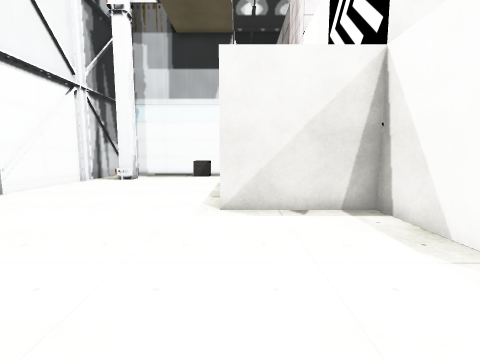
View 1 (above)

12 first-person views from a walk through a 3-D level made in the Unity game engine. The camera is 1.4 m above the floor, tilts 6° down and sees 90° across. The floor is counted in squares, 1 m on a side. Each view is taken from the middle of a square. On the plan, view 1 faces up. The plan holds only what a view shows up to about 13 squares ahead; the rest is blank. The place goes on beyond the plan. The player character is not drawn. Door leaves are left out, so doorways stand open. Some surface patterns are stand-ins.

View 2
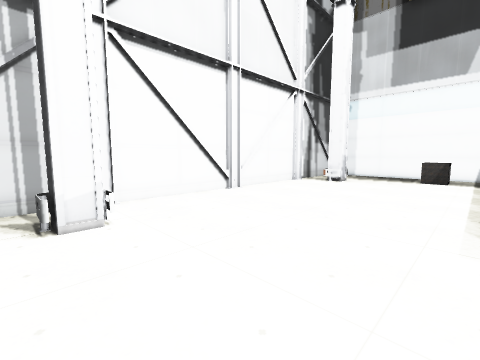

View 3
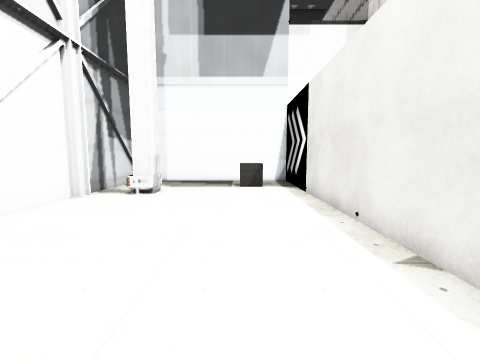

View 4
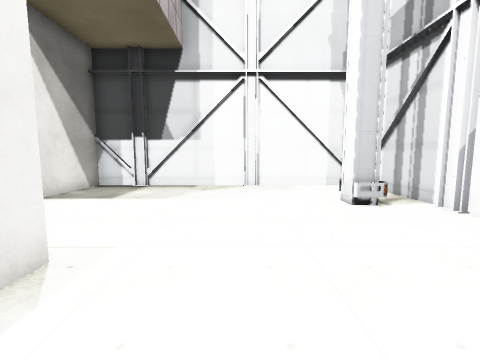

View 5
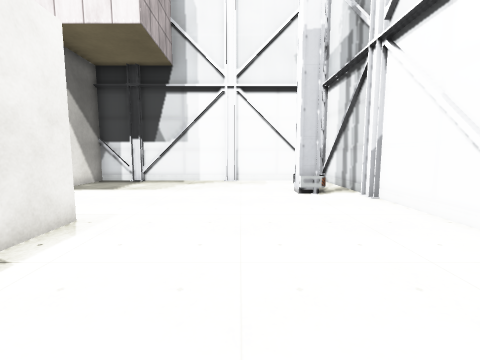

View 6
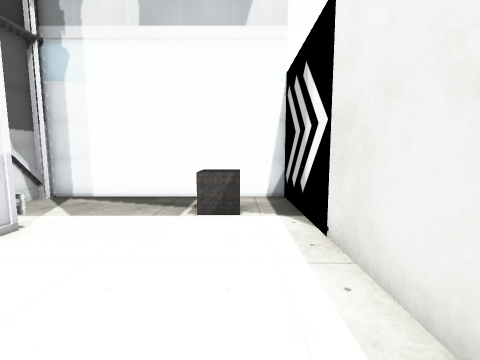

View 7
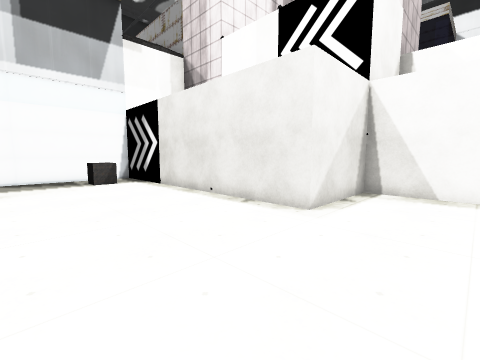

View 8
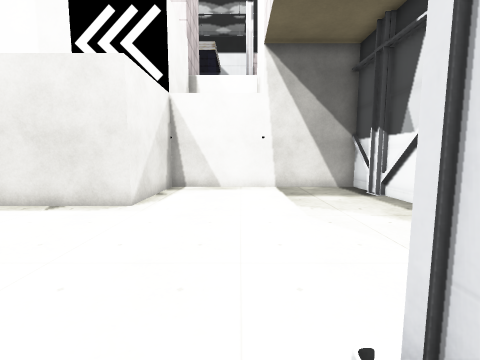

View 9
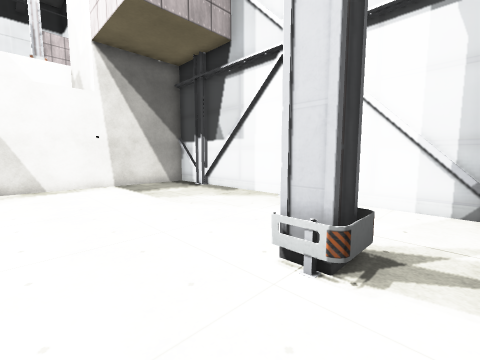

View 10
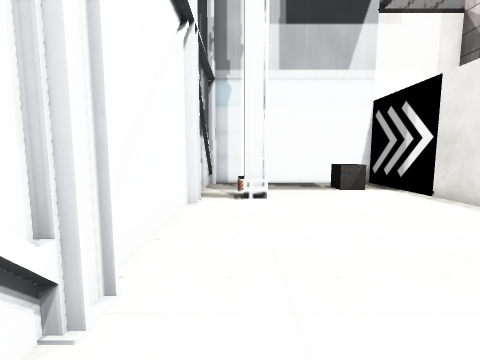

View 11
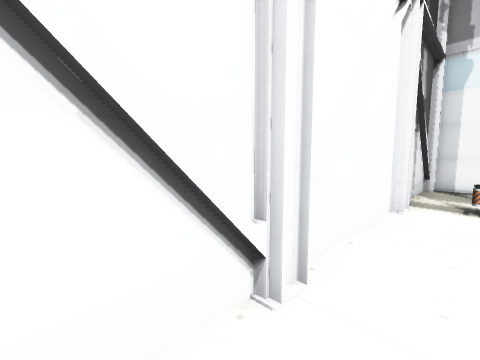

View 12
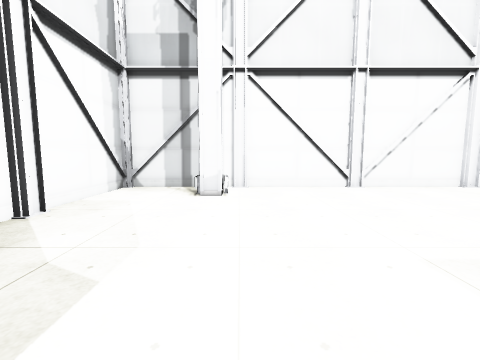

### Floor plan
Key: @ floor where view 1 was taken; # wall or solid block; . floor; O other object.
Columns run from 9 left of view 1 to 4 right of it. Each row starts with its distance up from view 1.
 18 #########
 17 ##.......O
 16 #.....OO.O
 15 #........O
 14 #.#......#
 13 #........#
 12 #........#
 11 #........#
 10 #........#
  9 ##.......O
  8 ##.......O
  7 ##.......O
  6 #........##OO#
  5 #............O
  4 #............O
  3 #............O
  2 #.#..........#
  1 #............O
  0 #........@...O
 -1 ##...........O
 -2 #############O

Positions as (right, up) in squares from view 1, and headings:
1: (0, 0), facing up
2: (-1, 1), facing up-left
3: (-3, 5), facing up
4: (-3, 9), facing down
5: (-4, 11), facing down
6: (-2, 10), facing up
7: (-6, 3), facing up-right
8: (-7, 3), facing right
9: (-8, 5), facing down-right
10: (-7, 6), facing up
11: (-7, 6), facing up-left
12: (2, 3), facing left
